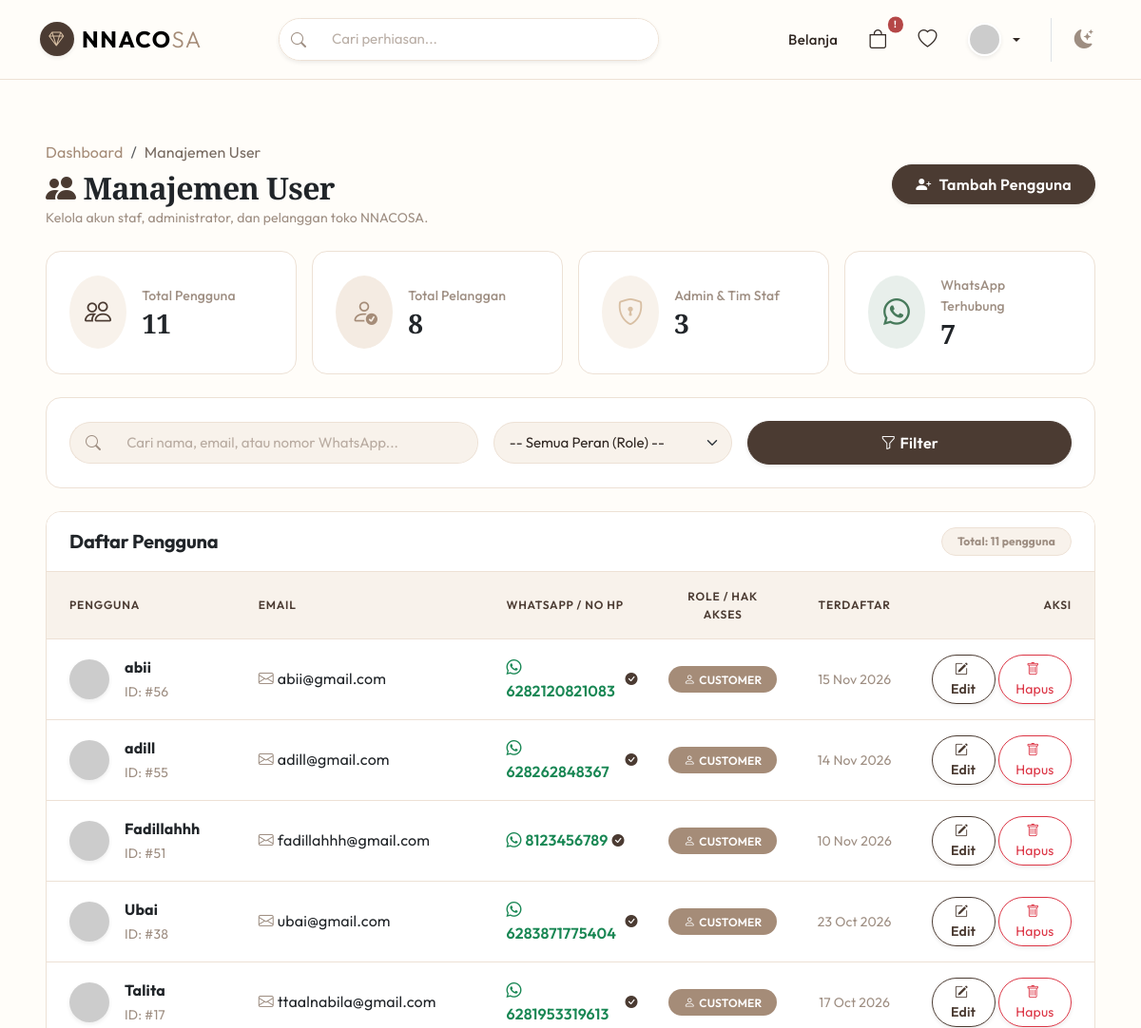
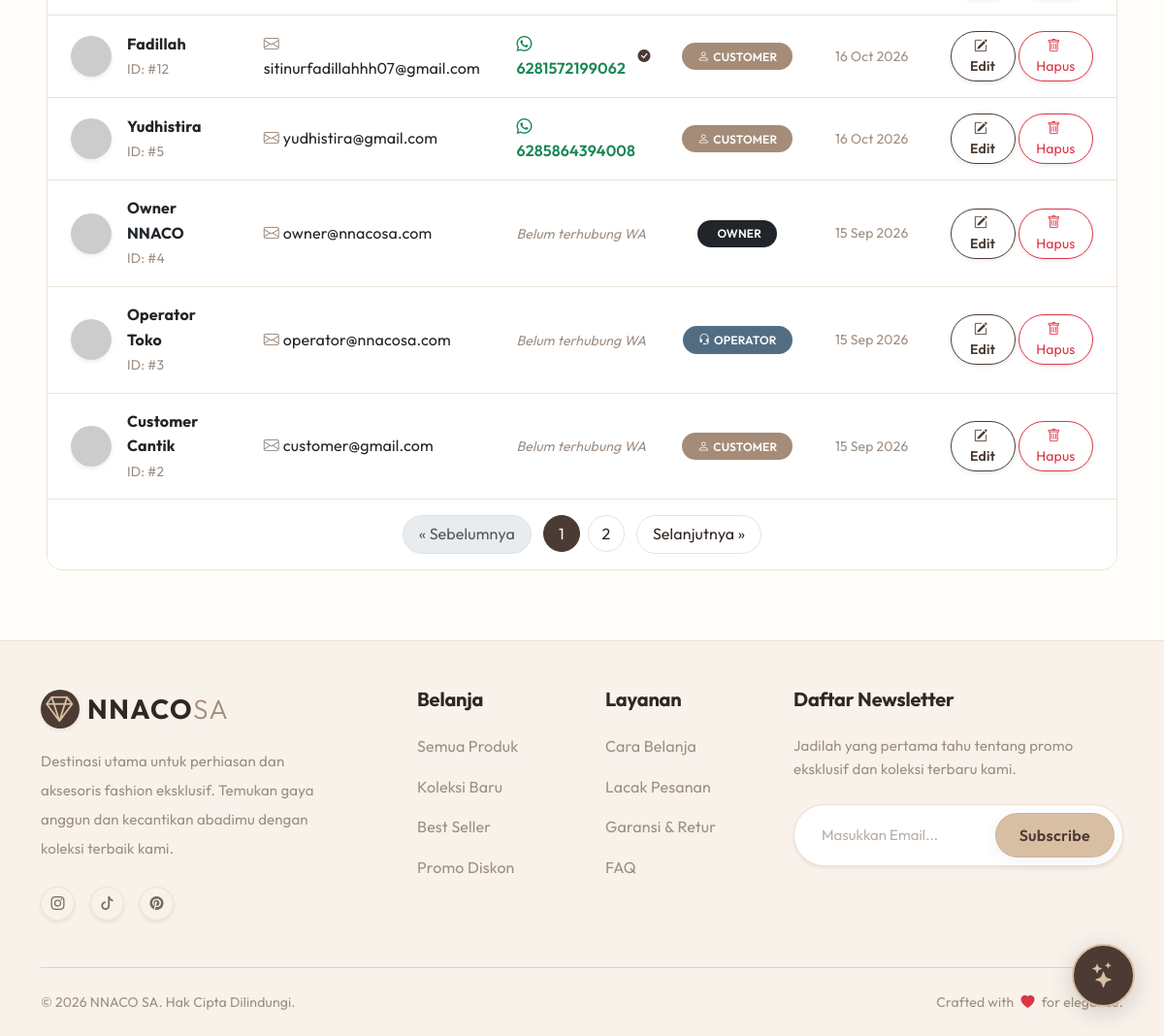
Screenshot of /public/user (signed in) with the database file from the repository (2 pictures, top to bottom).
### tables this page shows
CREATE TABLE `users` (
  `id` int(11) NOT NULL AUTO_INCREMENT,
  `role_id` int(11) NOT NULL,
  `name` varchar(100) NOT NULL,
  `email` varchar(100) DEFAULT NULL,
  `phone` varchar(20) DEFAULT NULL,
  `is_phone_verified` tinyint(1) DEFAULT 0,
  `password` varchar(255) DEFAULT NULL,
  `created_at` timestamp NOT NULL DEFAULT current_timestamp(),
  PRIMARY KEY (`id`),
  UNIQUE KEY `email` (`email`),
  UNIQUE KEY `phone` (`phone`),
  KEY `role_id` (`role_id`),
  CONSTRAINT `users_ibfk_1` FOREIGN KEY (`role_id`) REFERENCES `roles` (`id`)
);

CREATE TABLE `roles` (
  `id` int(11) NOT NULL AUTO_INCREMENT,
  `name` varchar(50) NOT NULL,
  PRIMARY KEY (`id`)
);

### app/views/user/index.php (the view, shortened to what the rows shown need)
<div class="container-fluid py-4 px-lg-5">
    <div class="d-flex flex-column flex-md-row justify-content-between align-items-md-center gap-3 mb-4">
        <div>
            <h2 class="fw-bold mb-0 text-dark"><i class="bi bi-people-fill text-primary me-2"></i>Manajemen User</h2>
        </div>
    </div>
    <div class="card border-0 shadow-soft rounded-4 overflow-hidden" style="background:var(--color-surface); border:1px solid var(--color-border) !important;">
        <div class="table-responsive">
            <table class="table table-hover align-middle mb-0">
                <thead class="table-light border-top">
                    <tr>
                        <th class="ps-4 py-3" style="min-width: 200px;">Pengguna</th>
                        <th class="py-3" style="min-width: 180px;">Email</th>
                        <th class="py-3" style="min-width: 160px;">WhatsApp / No HP</th>
                        <th class="py-3 text-center" style="min-width: 130px;">Role / Hak Akses</th>
                        <th class="py-3 text-center" style="min-width: 130px;">Terdaftar</th>
                        <th class="pe-4 py-3 text-end" style="min-width: 150px;">Aksi</th>
                    </tr>
                </thead>
                <tbody>
                    <?php if(!empty($data['users'])): ?>
                        <?php foreach($data['users'] as $u): ?>
                            <tr>
                                <td class="ps-4 py-3">
                                    <div class="d-flex align-items-center">
                                        <img src="https://ui-avatars.com/api/?name=<?= urlencode($u['name']); ?>&background=D8BFA3&color=4B3B32&size=80"
                                             alt="<?= Security::escape($u['name']); ?>"
                                             class="rounded-circle me-3 shadow-sm" width="42" height="42">
                                        <div>
                                            <div class="fw-bold text-dark">
                                                <?= Security::escape($u['name']); ?>
                                            </div>
                                            <small class="text-muted">ID: #<?= $u['id']; ?></small>
                                        </div>
                                    </div>
                                </td>
                                <td class="py-3">
                                    <?php if(!empty($u['email'])): ?>
                                        <span class="text-dark"><i class="bi bi-envelope text-muted me-1"></i><?= Security::escape($u['email']); ?></span>
                                    <?php else: ?>
                                        <span class="text-muted fst-italic"><small>Belum ada email</small></span>
                                    <?php endif; ?>
                                </td>
                                <td class="py-3">
                                    <?php if(!empty($u['phone'])): ?>
                                        <div class="d-flex align-items-center">
                                            <a href="https://wa.me/<?= preg_replace('/[^0-9]/', '', $u['phone']); ?>" target="_blank" class="text-decoration-none text-success fw-semibold">
                                                <i class="bi bi-whatsapp me-1"></i><?= Security::escape($u['phone']); ?>
                                            </a>
                                            <?php if(!empty($u['is_phone_verified'])): ?>
                                                <i class="bi bi-check-circle-fill text-primary ms-1" title="Terverifikasi via WhatsApp OTP" style="font-size: 13px;"></i>
                                            <?php endif; ?>
                                        </div>
                                    <?php else: ?>
                                        <span class="text-muted fst-italic"><small>Belum terhubung WA</small></span>
                                    <?php endif; ?>
                                </td>
                                <td class="py-3 text-center">
                                    <?php
                                        $roleBadge = 'bg-secondary';
                                        $roleIcon = 'bi-person';
                                        $r = strtolower($u['role_name'] ?? '');
                                        if ($r === 'admin') {
                                            $roleBadge = 'bg-danger';
                                            $roleIcon = 'bi-shield-lock-fill';
                                        } elseif ($r === 'owner') {
                                            $roleBadge = 'bg-dark';
                                            $roleIcon = 'bi-crown';
                                        } elseif ($r === 'operator') {
                                            $roleBadge = 'bg-info text-dark';
                                            $roleIcon = 'bi-headset';
                                        }
                                    ?>
                                    <span class="badge <?= $roleBadge; ?> rounded-pill px-3 py-2 fw-semibold">
                                        <i class="bi <?= $roleIcon; ?> me-1"></i><?= strtoupper(Security::escape($u['role_name'] ?? 'customer')); ?>
                                    </span>
                                </td>
                                <td class="py-3 text-center text-muted small">
                                    <?= !empty($u['created_at']) ? date('d M Y', strtotime($u['created_at'])) : '-'; ?>
                                </td>
                                <td class="pe-4 py-3 text-end">
                                    <div class="btn-group">
                                        <a href="<?= BASEURL; ?>/user/edit/<?= $u['id']; ?>" class="btn btn-sm btn-outline-primary rounded-pill px-3 me-1 shadow-sm" title="Edit Pengguna">
                                            <i class="bi bi-pencil-square me-1"></i>Edit
                                        </a>
                                        <?php if($u['id'] != $_SESSION['user_id']): ?>
                                            <a href="<?= BASEURL; ?>/user/delete/<?= $u['id']; ?>"
                                               class="btn btn-sm btn-outline-danger rounded-pill px-3 shadow-sm"
                                               onclick="return confirm('Apakah Anda yakin ingin menghapus pengguna <?= addslashes(Security::escape($u['name'])); ?>?');"
                                               title="Hapus Pengguna">
                                                <i class="bi bi-trash me-1"></i>Hapus
                                            </a>
                                        <?php endif; ?>
                                    </div>
                                </td>
                            </tr>
                        <?php endforeach; ?>
                    <?php endif; ?>
                </tbody>
            </table>
        </div>
    </div>
</div>

### rows the page displays
users: name "abii", id "56", email "abii@gmail.com", phone "6282120821083", is_phone_verified 1 (drawn), role.name "CUSTOMER", created_at "15 Nov 2026"
users: name "adill", id "55", email "adill@gmail.com", phone "628262848367", is_phone_verified 1 (drawn), role.name "CUSTOMER", created_at "14 Nov 2026"
users: name "Fadillahhh", id "51", email "fadillahhh@gmail.com", phone "8123456789", is_phone_verified 1 (drawn), role.name "CUSTOMER", created_at "10 Nov 2026"
users: name "Ubai", id "38", email "ubai@gmail.com", phone "6283871775404", is_phone_verified 1 (drawn), role.name "CUSTOMER", created_at "23 Oct 2026"
users: name "Talita", id "17", email "ttaalnabila@gmail.com", phone "6281953319613", is_phone_verified 1 (drawn), role.name "CUSTOMER", created_at "17 Oct 2026"
users: name "Fadillah", id "12", email "sitinurfadillahhh07@gmail.com", phone "6281572199062", is_phone_verified 1 (drawn), role.name "CUSTOMER", created_at "16 Oct 2026"
users: name "Yudhistira", id "5", email "yudhistira@gmail.com", phone "6285864394008", role.name "CUSTOMER", created_at "16 Oct 2026"
users: name "Owner NNACO", id "4", email "owner@nnacosa.com", shows "Belum terhubung WA", role.name "OWNER", created_at "15 Sep 2026"
users: name "Operator Toko", id "3", email "operator@nnacosa.com", shows "Belum terhubung WA", role.name "OPERATOR", created_at "15 Sep 2026"
users: name "Customer Cantik", id "2", email "customer@gmail.com", shows "Belum terhubung WA", role.name "CUSTOMER", created_at "15 Sep 2026"

### other values shown
$data['stats']['total_users'] "11"
$data['stats']['total_customers'] "8"
$data['stats']['total_staff'] "3"
$data['stats']['total_with_phone'] "7"
$data['total_users'] "11"
